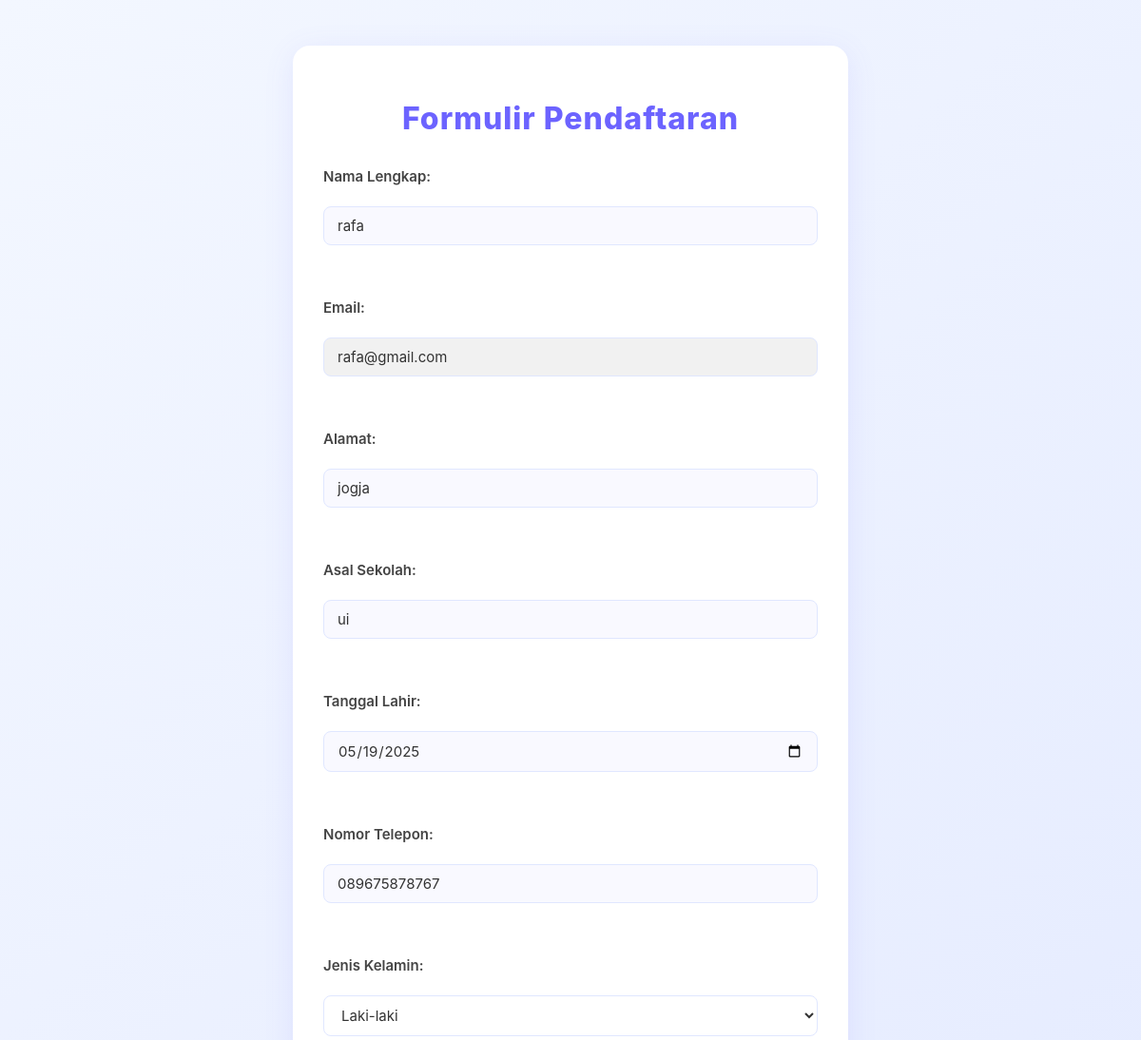
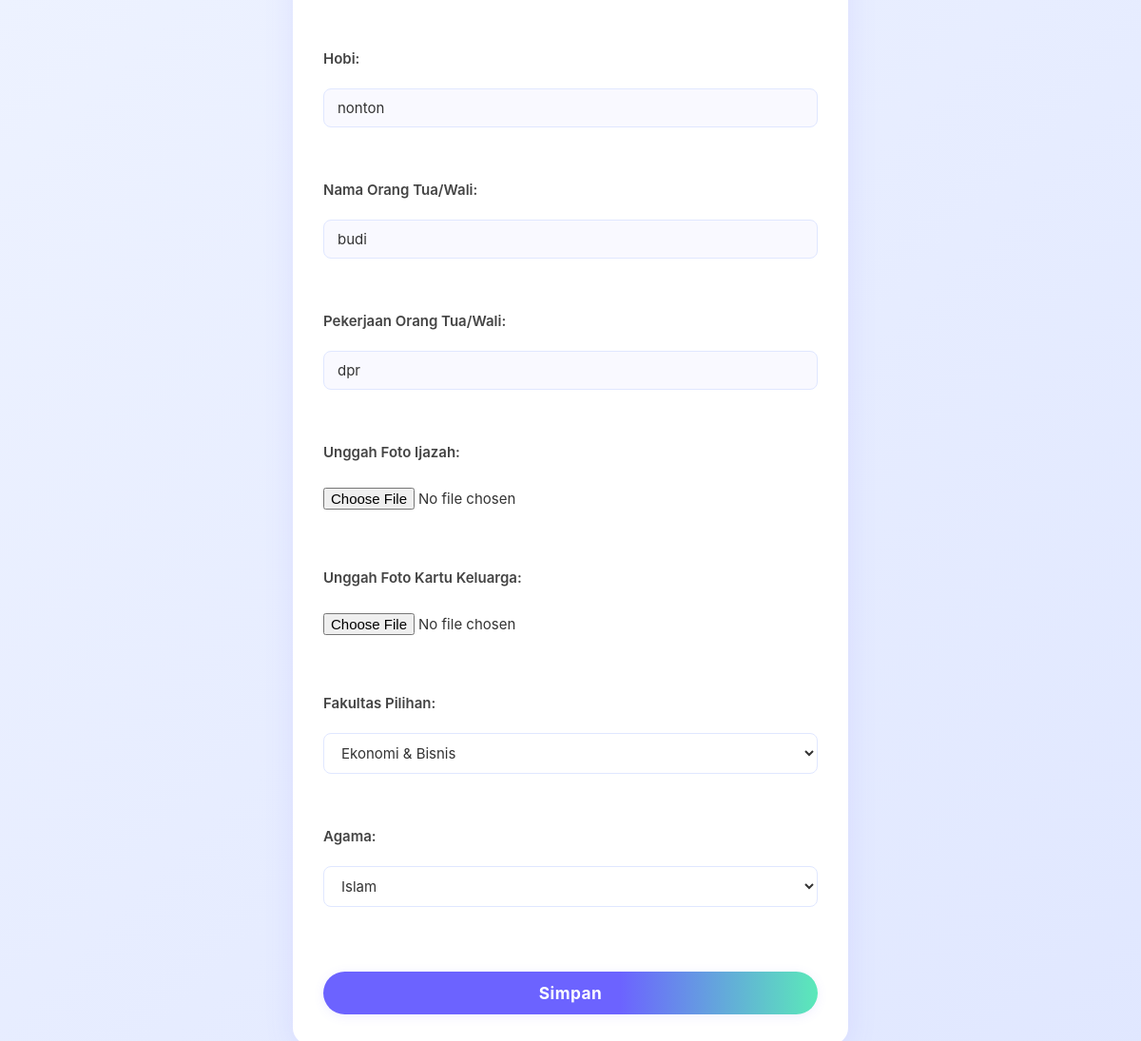
The app's page /form/8 with its own data (2 pictures, top to bottom).
### models.py (models this page shows)
class User(db.Model):
    id = db.Column(db.Integer, primary_key=True)
    name = db.Column(db.String(100), nullable=False)
    email = db.Column(db.String(100), unique=True, nullable=False)
    password = db.Column(db.String(100), nullable=False)
    address = db.Column(db.String(200))
    school = db.Column(db.String(100))
    birth_date = db.Column(db.Date)
    phone = db.Column(db.String(15))
    gender = db.Column(db.String(10))
    hobby = db.Column(db.String(100))
    parent_name = db.Column(db.String(100))
    parent_job = db.Column(db.String(100))
    ijazah = db.Column(db.String(200))  # Link ke file ijazah
    kk = db.Column(db.String(200))  # Link ke file kartu keluarga
    ijazah_confirmed = db.Column(db.Boolean, default=False)  # Status konfirmasi ijazah
    kk_confirmed = db.Column(db.Boolean, default=False)  # Status konfirmasi KK
    status = db.Column(db.String(20), default='Pending')  # Pending, Approved, Rejected
    created_at = db.Column(db.DateTime, default=datetime.utcnow)  # Waktu pendaftaran
    payment_status = db.Column(db.String(20), default='Pending')  # Pending, Approved, Rejected
    payment_proof = db.Column(db.String(200))  # Path ke file bukti pembayaran
    is_action_taken = db.Column(db.Boolean, default=False)  # True jika admin sudah mengambil tindakan
    is_payment_action_taken = db.Column(db.Boolean, default=False)  # True jika admin sudah mengambil tindakan pada pembayaran
    faculty = db.Column(db.String(100))  # Fakultas pilihan user
    religion = db.Column(db.String(30))  # Tambahkan ini

### app.py (the view, shortened to what this page needs)
@app.route('/form/<int:user_id>', methods=['GET', 'POST'])
def form(user_id):
    user = User.query.get(user_id)
    if not user:
        flash('User tidak ditemukan.')
        return redirect(url_for('dashboard_user', user_id=user_id))
    return render_template('form.html', user=user)

### templates/form.html (shortened to what this page needs)
<!DOCTYPE html>
<html>
<head>
    <link rel="stylesheet" type="text/css" href="{{ url_for('static', filename='css/form.css') }}">
</head>
<body>
    <div class="container">
        <h1>Formulir Pendaftaran</h1>
        <form method="POST" enctype="multipart/form-data">
            <label for="name">Nama Lengkap:</label>
            <input type="text" id="name" name="name" value="{{ user.name or '' }}" required><br>
            <label for="email">Email:</label>
            <input type="email" id="email" name="email" value="{{ user.email or '' }}" readonly><br>
            <label for="address">Alamat:</label>
            <input type="text" id="address" name="address" value="{{ user.address or '' }}" required><br>
            <label for="school">Asal Sekolah:</label>
            <input type="text" id="school" name="school" value="{{ user.school or '' }}" required><br>
            <label for="birth_date">Tanggal Lahir:</label>
            <input type="date" id="birth_date" name="birth_date" value="{{ user.birth_date or '' }}" required><br>
            <label for="phone">Nomor Telepon:</label>
            <input type="tel" id="phone" name="phone" value="{{ user.phone or '' }}" pattern="[0-9]{10,15}" placeholder="Contoh: 081234567890" required><br>
            <label for="gender">Jenis Kelamin:</label>
            <select id="gender" name="gender" required>
                <option value="Laki-laki" {% if user.gender == 'Laki-laki' %}selected{% endif %}>Laki-laki</option>
            </select><br>
            <label for="hobby">Hobi:</label>
            <input type="text" id="hobby" name="hobby" value="{{ user.hobby or '' }}"><br>
            <label for="parent_name">Nama Orang Tua/Wali:</label>
            <input type="text" id="parent_name" name="parent_name" value="{{ user.parent_name or '' }}"><br>
            <label for="parent_job">Pekerjaan Orang Tua/Wali:</label>
            <input type="text" id="parent_job" name="parent_job" value="{{ user.parent_job or '' }}"><br>
            <label for="ijazah">Unggah Foto Ijazah:</label>
            <input type="file" id="ijazah" name="ijazah" accept="image/*"><br>
            <label for="kk">Unggah Foto Kartu Keluarga:</label>
            <input type="file" id="kk" name="kk" accept="image/*"><br>
            <label for="faculty">Fakultas Pilihan:</label>
            <select id="faculty" name="faculty" required>
                <option value="Ekonomi & Bisnis" {% if user.faculty == 'Ekonomi & Bisnis' %}selected{% endif %}>Ekonomi & Bisnis</option>
            </select><br>
            <label for="religion">Agama:</label>
            <select id="religion" name="religion" required>
                <option value="Islam" {% if user.religion == 'Islam' %}selected{% endif %}>Islam</option>
            </select><br>
            <button type="submit">Simpan</button>
        </form>
    </div>
</body>
</html>

### static/css/form.css (style rules this page uses)
body { background: linear-gradient(135deg, #f3f7ff 0%, #e0e7ff 100%); font-family: 'Inter', sans-serif; color: #333; }
.container { max-width: 520px; margin: 48px auto; background: #fff; padding: 36px 32px 32px 32px; border-radius: 18px; box-shadow: 0 6px 32px rgba(108,99,255,0.10); }
h1 { color: #6c63ff; text-align: center; margin-bottom: 32px; font-family: 'Poppins', 'Inter', Arial, sans-serif; font-weight: 800; letter-spacing: 1px; }
form { display: flex; flex-direction: column; gap: 18px; }
label { font-size: 15px; color: #444; font-weight: 600; margin-bottom: 4px; }
input, select, button { padding: 10px 14px; border: 1.5px solid #e0e7ff; border-radius: 8px; background-color: #f9f9ff; color: #333; font-size: 15px; font-family: 'Inter', sans-serif; transition: border 0.2s, box-shadow 0.2s; }
input[type="file"] { padding: 6px 0; background: none; border: none; }
input::placeholder { color: #aaa; font-size: 14px; }
button { background: linear-gradient(90deg, #6c63ff 60%, #5be9b9 100%); color: #fff; border: none; border-radius: 30px; font-family: 'Poppins', 'Inter', Arial, sans-serif; font-weight: 700; font-size: 1.08rem; box-shadow: 0 2px 12px rgba(108,99,255,0.10); transition: background 0.2s, color 0.2s, box-shadow 0.2s, transform 0.2s; padding: 12px 0; margin-top: 12px; letter-spacing: 0.5px; }
select { background-color: #fff; border: 1.5px solid #e0e7ff; }
input[readonly], select[disabled] { background-color: #f1f1f1; cursor: not-allowed; }

### records on screen
User: name "rafa", email "rafa@gmail.com", address "jogja", school "ui", birth_date "05/19/2025", phone "089675878767", gender "Laki-laki", hobby "nonton", parent_name "budi", parent_job "dpr", faculty "Ekonomi & Bisnis", religion "Islam"
